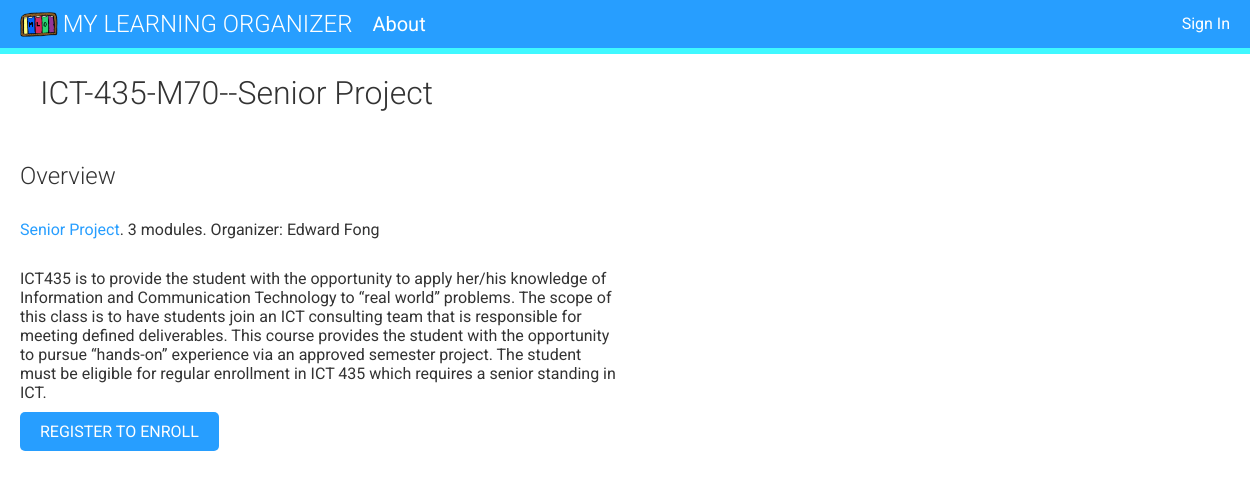
/course/ict-435-m70-seniorproject/, run on the app's committed database.
### courses/models.py (models this page shows, shortened)
class Course(models.Model):
    owner = models.ForeignKey(User,
                              related_name='course_created',
                              on_delete=models.CASCADE)
    subject = models.ForeignKey(Subject,
                                related_name='courses',
                                on_delete=models.CASCADE)
    title = models.CharField(max_length=200)
    slug = models.SlugField(max_length=200, unique=True)
    overview = models.TextField()
    created = models.DateTimeField(auto_now_add=True)
    students = models.ManyToManyField(User,
                                      related_name='courses_joined',
                                      blank=True)
    class Meta:
        ordering = ['-created']

class Subject(models.Model):
    title = models.CharField(max_length=200)
    slug = models.SlugField(max_length=200, unique=True)
    class meta:
        ordering = ['title']

### courses/views.py (the view)
class CourseDetailView(DetailView):
    model = Course
    template_name = 'courses/course/detail.html'
    def get_context_data(self, **kwargs):
        context = super().get_context_data(**kwargs)
        context['enroll_form'] = CourseEnrollForm(
                                   initial={'course':self.object})
        return context

### courses/templatetags/course.py (called while the page is built)
@register.filter(name='has_group')
def has_group(user, instructors):
    group = Group.objects.get(name=instructors)
    return True if group in user.groups.all() else False

### courses/templates/courses/course/detail.html (shortened to what this page needs)
{% extends "base.html" %}
{% block content %}
  {% with subject=object.subject %}
    <h1>
      {{ object.title }}
    </h1>
    <div class="module">
      <h2>Overview</h2>
      <p>
        <a href="{% url "course_list_subject" subject.slug %}">
        {{ subject.title }}</a>.
        {{ object.modules.count }} modules.
        Organizer: {{ object.owner.get_full_name }}
      </p>
      {{ object.overview|linebreaks }}
      {% if request.user.is_authenticated %}
  <form action="{% url "student_enroll_course" %}" method="post">
    {{ enroll_form }}
    {% csrf_token %}
    <input type="submit" value="Enroll now">
  </form>
{% else %}
    <a href="{% url "register" %}" class="button">
    Register to enroll
  </a>
{% endif %}
    </div>
  {% endwith %}
{% endblock %}

### courses/static/css/base.css (style rules this page uses)
body { margin:0; padding: 0; font-family:'Roboto', sans-serif; font-weight:400; color:#333; }
a { color:#279EFF; text-decoration:none; }
h1, h2, h3, h4, h5, h6 { font-family:'Roboto', sans-serif; font-weight:300; }
h1 { width:100%; overflow:auto; padding:20px 0 20px 40px; margin:0; }
.module { padding:10px 20px; float:left; width:600px; }
.module p { margin:10px 0 20px; width:100%; float:left; }
input[type=submit], a.button { border-radius:5px; background:#279EFF; color:#fff; font-size:16px; text-transform:uppercase; border:none; padding:10px 20px; margin:20px 0; }
html, body { scroll-behavior: smooth !important; }

### data on the page
Course: title "ICT-435-M70--Senior Project", modules.count "3", owner.get_full_name "Edward Fong", overview "ICT435 is to provide the student with the opportunity to apply her/his knowledge of Information and Communication Technology to “real world” problems. The scope of this class is to have students join an ICT consulting team that is responsible for meeting defined deliverables. This course provides the student with the opportunity to pursue “hands-on” experience via an approved semester project. The student must be eligible for regular enrollment in ICT 435 which requires a senior standing in ICT."
Subject: title "Senior Project"
